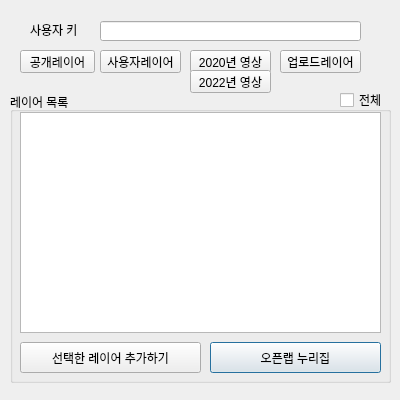
<?xml version="1.0" encoding="UTF-8"?>
<ui version="4.0">
 <class>dtcloudDialogBase</class>
 <widget class="QDialog" name="dtcloudDialogBase">
  <property name="windowModality">
   <enum>Qt::ApplicationModal</enum>
  </property>
  <property name="enabled">
   <bool>true</bool>
  </property>
  <property name="geometry">
   <rect>
    <x>0</x>
    <y>0</y>
    <width>400</width>
    <height>400</height>
   </rect>
  </property>
  <property name="sizePolicy">
   <sizepolicy hsizetype="Preferred" vsizetype="Preferred">
    <horstretch>0</horstretch>
    <verstretch>0</verstretch>
   </sizepolicy>
  </property>
  <property name="minimumSize">
   <size>
    <width>400</width>
    <height>400</height>
   </size>
  </property>
  <property name="maximumSize">
   <size>
    <width>400</width>
    <height>400</height>
   </size>
  </property>
  <property name="windowTitle">
   <string>S-MAP(오픈랩)</string>
  </property>
  <property name="sizeGripEnabled">
   <bool>false</bool>
  </property>
  <property name="modal">
   <bool>true</bool>
  </property>
  <widget class="QLabel" name="label_2">
   <property name="geometry">
    <rect>
     <x>30</x>
     <y>20</y>
     <width>61</width>
     <height>20</height>
    </rect>
   </property>
   <property name="text">
    <string>사용자 키</string>
   </property>
  </widget>
  <widget class="QLineEdit" name="lineEdit">
   <property name="geometry">
    <rect>
     <x>100</x>
     <y>21</y>
     <width>261</width>
     <height>20</height>
    </rect>
   </property>
  </widget>
  <widget class="QGroupBox" name="groupBox">
   <property name="geometry">
    <rect>
     <x>10</x>
     <y>92</y>
     <width>381</width>
     <height>291</height>
    </rect>
   </property>
   <property name="autoFillBackground">
    <bool>true</bool>
   </property>
   <property name="title">
    <string>레이어 목록</string>
   </property>
   <property name="flat">
    <bool>false</bool>
   </property>
   <widget class="QListView" name="listView">
    <property name="geometry">
     <rect>
      <x>10</x>
      <y>20</y>
      <width>361</width>
      <height>221</height>
     </rect>
    </property>
    <property name="alternatingRowColors">
     <bool>true</bool>
    </property>
    <property name="selectionMode">
     <enum>QAbstractItemView::NoSelection</enum>
    </property>
    <property name="selectionBehavior">
     <enum>QAbstractItemView::SelectRows</enum>
    </property>
   </widget>
   <widget class="QPushButton" name="pushButton">
    <property name="geometry">
     <rect>
      <x>200</x>
      <y>250</y>
      <width>171</width>
      <height>31</height>
     </rect>
    </property>
    <property name="text">
     <string>오픈랩 누리집</string>
    </property>
   </widget>
   <widget class="QPushButton" name="pushButton_2">
    <property name="geometry">
     <rect>
      <x>10</x>
      <y>250</y>
      <width>181</width>
      <height>31</height>
     </rect>
    </property>
    <property name="text">
     <string>선택한 레이어 추가하기</string>
    </property>
   </widget>
   <widget class="QPushButton" name="pushButton_7">
    <property name="enabled">
     <bool>false</bool>
    </property>
    <property name="geometry">
     <rect>
      <x>296</x>
      <y>23</y>
      <width>71</width>
      <height>23</height>
     </rect>
    </property>
    <property name="text">
     <string>모드변경</string>
    </property>
   </widget>
   <widget class="QPushButton" name="pushButton_11">
    <property name="geometry">
     <rect>
      <x>20</x>
      <y>30</y>
      <width>81</width>
      <height>23</height>
     </rect>
    </property>
    <property name="text">
     <string>위성영상</string>
    </property>
   </widget>
   <widget class="QPushButton" name="pushButton_13">
    <property name="geometry">
     <rect>
      <x>100</x>
      <y>30</y>
      <width>81</width>
      <height>23</height>
     </rect>
    </property>
    <property name="text">
     <string>스트리트맵</string>
    </property>
   </widget>
   <widget class="QPushButton" name="pushButton_14">
    <property name="geometry">
     <rect>
      <x>190</x>
      <y>30</y>
      <width>81</width>
      <height>23</height>
     </rect>
    </property>
    <property name="text">
     <string>하이브리드</string>
    </property>
   </widget>
   <widget class="QPushButton" name="pushButton_15">
    <property name="geometry">
     <rect>
      <x>280</x>
      <y>30</y>
      <width>81</width>
      <height>23</height>
     </rect>
    </property>
    <property name="text">
     <string>회색</string>
    </property>
   </widget>
   <widget class="QGroupBox" name="groupBox_2">
    <property name="geometry">
     <rect>
      <x>10</x>
      <y>40</y>
      <width>361</width>
      <height>51</height>
     </rect>
    </property>
    <property name="title">
     <string>브이월드 배경</string>
    </property>
   </widget>
   <zorder>groupBox_2</zorder>
   <zorder>pushButton_15</zorder>
   <zorder>pushButton_14</zorder>
   <zorder>pushButton_13</zorder>
   <zorder>pushButton_11</zorder>
   <zorder>pushButton_7</zorder>
   <zorder>listView</zorder>
   <zorder>pushButton</zorder>
   <zorder>pushButton_2</zorder>
  </widget>
  <widget class="QPushButton" name="pushButton_3">
   <property name="geometry">
    <rect>
     <x>100</x>
     <y>50</y>
     <width>81</width>
     <height>23</height>
    </rect>
   </property>
   <property name="text">
    <string>사용자레이어</string>
   </property>
  </widget>
  <widget class="QPushButton" name="pushButton_8">
   <property name="geometry">
    <rect>
     <x>190</x>
     <y>50</y>
     <width>81</width>
     <height>23</height>
    </rect>
   </property>
   <property name="text">
    <string>2020년 영상</string>
   </property>
  </widget>
  <widget class="QPushButton" name="pushButton_10">
   <property name="geometry">
    <rect>
     <x>20</x>
     <y>50</y>
     <width>75</width>
     <height>23</height>
    </rect>
   </property>
   <property name="text">
    <string>공개레이어</string>
   </property>
  </widget>
  <widget class="QCheckBox" name="checkBox">
   <property name="geometry">
    <rect>
     <x>340</x>
     <y>90</y>
     <width>51</width>
     <height>20</height>
    </rect>
   </property>
   <property name="text">
    <string>전체</string>
   </property>
  </widget>
  <widget class="QPushButton" name="pushButton_4">
   <property name="geometry">
    <rect>
     <x>280</x>
     <y>50</y>
     <width>81</width>
     <height>23</height>
    </rect>
   </property>
   <property name="text">
    <string>업로드레이어</string>
   </property>
  </widget>
  <widget class="QPushButton" name="pushButton_9">
   <property name="geometry">
    <rect>
     <x>190</x>
     <y>70</y>
     <width>81</width>
     <height>23</height>
    </rect>
   </property>
   <property name="text">
    <string>2022년 영상</string>
   </property>
  </widget>
  <zorder>groupBox</zorder>
  <zorder>label_2</zorder>
  <zorder>lineEdit</zorder>
  <zorder>pushButton_3</zorder>
  <zorder>pushButton_8</zorder>
  <zorder>pushButton_10</zorder>
  <zorder>checkBox</zorder>
  <zorder>pushButton_4</zorder>
  <zorder>pushButton_9</zorder>
 </widget>
 <resources/>
 <connections/>
</ui>
